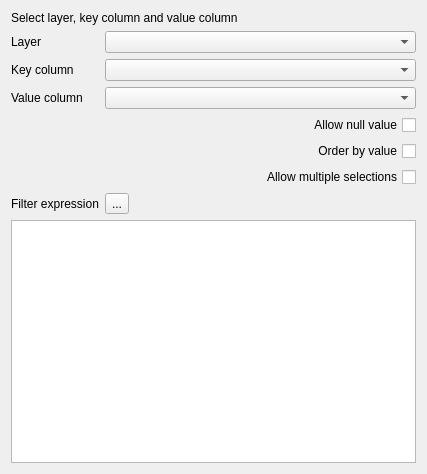
<?xml version="1.0" encoding="UTF-8"?>
<ui version="4.0">
 <class>QgsValueRelationConfigDlgBase</class>
 <widget class="QWidget" name="QgsValueRelationConfigDlgBase">
  <property name="geometry">
   <rect>
    <x>0</x>
    <y>0</y>
    <width>427</width>
    <height>474</height>
   </rect>
  </property>
  <property name="windowTitle">
   <string>Form</string>
  </property>
  <layout class="QFormLayout" name="formLayout">
   <property name="fieldGrowthPolicy">
    <enum>QFormLayout::AllNonFixedFieldsGrow</enum>
   </property>
   <item row="0" column="0" colspan="2">
    <widget class="QLabel" name="label_8">
     <property name="text">
      <string>Select layer, key column and value column</string>
     </property>
    </widget>
   </item>
   <item row="1" column="0">
    <widget class="QLabel" name="label_5">
     <property name="text">
      <string>Layer</string>
     </property>
     <property name="buddy">
      <cstring>mLayerName</cstring>
     </property>
    </widget>
   </item>
   <item row="1" column="1">
    <widget class="QgsMapLayerComboBox" name="mLayerName"/>
   </item>
   <item row="2" column="0">
    <widget class="QLabel" name="label_6">
     <property name="text">
      <string>Key column</string>
     </property>
     <property name="buddy">
      <cstring>mKeyColumn</cstring>
     </property>
    </widget>
   </item>
   <item row="2" column="1">
    <widget class="QgsFieldComboBox" name="mKeyColumn"/>
   </item>
   <item row="3" column="0">
    <widget class="QLabel" name="label_7">
     <property name="text">
      <string>Value column</string>
     </property>
     <property name="buddy">
      <cstring>mValueColumn</cstring>
     </property>
    </widget>
   </item>
   <item row="3" column="1">
    <widget class="QgsFieldComboBox" name="mValueColumn"/>
   </item>
   <item row="4" column="0" colspan="2">
    <widget class="QCheckBox" name="mAllowNull">
     <property name="layoutDirection">
      <enum>Qt::RightToLeft</enum>
     </property>
     <property name="text">
      <string>Allow null value</string>
     </property>
    </widget>
   </item>
   <item row="5" column="0" colspan="2">
    <widget class="QCheckBox" name="mOrderByValue">
     <property name="layoutDirection">
      <enum>Qt::RightToLeft</enum>
     </property>
     <property name="text">
      <string>Order by value</string>
     </property>
    </widget>
   </item>
   <item row="6" column="0" colspan="2">
    <widget class="QCheckBox" name="mAllowMulti">
     <property name="layoutDirection">
      <enum>Qt::RightToLeft</enum>
     </property>
     <property name="text">
      <string>Allow multiple selections</string>
     </property>
    </widget>
   </item>
   <item row="7" column="0">
    <widget class="QLabel" name="label_19">
     <property name="text">
      <string>Filter expression</string>
     </property>
     <property name="buddy">
      <cstring>mValueColumn</cstring>
     </property>
    </widget>
   </item>
   <item row="7" column="1">
    <widget class="QToolButton" name="mEditExpression">
     <property name="layoutDirection">
      <enum>Qt::RightToLeft</enum>
     </property>
     <property name="text">
      <string>...</string>
     </property>
    </widget>
   </item>
   <item row="8" column="0" colspan="2">
    <widget class="QTextEdit" name="mFilterExpression"/>
   </item>
  </layout>
 </widget>
 <customwidgets>
  <customwidget>
   <class>QgsMapLayerComboBox</class>
   <extends>QComboBox</extends>
   <header>qgsmaplayercombobox.h</header>
  </customwidget>
  <customwidget>
   <class>QgsFieldComboBox</class>
   <extends>QComboBox</extends>
   <header>qgsfieldcombobox.h</header>
  </customwidget>
 </customwidgets>
 <resources/>
 <connections/>
</ui>
